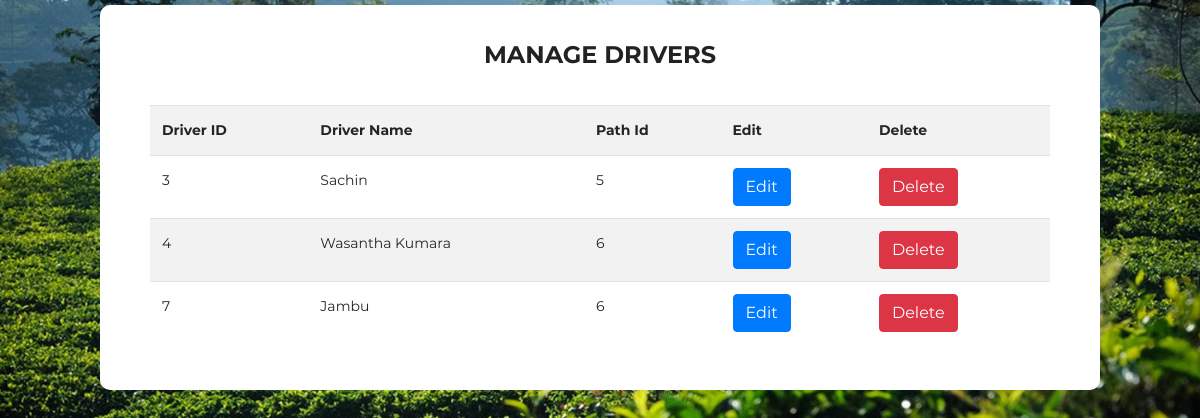
/DashboardCodeIgneter/index.php/driver/viewAllDrivers, run on the app's committed database.
### tables this page shows
CREATE TABLE `driver` (
  `driver_id` int(5) NOT NULL,
  `name` varchar(50) NOT NULL,
  `nic` varchar(12) NOT NULL,
  `username` varchar(15) NOT NULL,
  `password` varchar(256) NOT NULL,
  `license_no` varchar(25) NOT NULL,
  `vehicle_no` varchar(9) NOT NULL,
  `phone` varchar(10) NOT NULL,
  `path_id` int(5) NOT NULL
);

### DashboardCodeIgneter/application/controllers/Driver.php (called while the page is built, shortened)
<?php
class Driver extends CI_controller
{
  function viewAllDrivers()
  {
    $this->load->model('Driver_Model');
    $drivers=$this->Driver_Model->getAllDrivers();
    $data=array();
    $data['drivers']=$drivers;
    $this->load->view('manage_drivers',$data);
  }
}

### DashboardCodeIgneter/index.php (called while the page is built, shortened)
<?php
require_once BASEPATH.'core/CodeIgniter.php';

### DashboardCodeIgneter/application/models/Driver_Model.php (called while the page is built, shortened)
<?php
class Driver_Model extends CI_model
{
	function getAllDrivers()
	{
		return $drivers=$this->db->get('driver')->result_array();
	}
}

### DashboardCodeIgneter/application/views/manage_drivers.php (the view, shortened to what this page needs)
<!DOCTYPE html>
<html lang="en">
<head>
    <link rel="stylesheet" href="<?php echo base_url(); ?>assets/fonts/material-icon/css/material-design-iconic-font.min.css">
    <link class="one" rel="stylesheet" href="https://stackpath.bootstrapcdn.com/bootstrap/4.3.1/css/bootstrap.min.css">
    <link class="second" rel="stylesheet" href="<?php echo base_url(); ?>assets/css/style.css">
</head>
<body>
    <div class="main">
        <section class="signup">
            <div class="container2">
                <div class="table-content">
                <h2 class="form-title">Manage Drivers</h2>
                <div class="row">
                    <div class="col-md-12">
                        <table class="table table-striped">
                            <tr>
                                <th>Driver ID</th>
                                <th>Driver Name</th>
                                <th>Path Id</th>
                                <th>Edit</th>
                                <th>Delete</th>
                            </tr>
                            <div class="overflow-auto">
                            <?php if(!empty($drivers)){foreach ($drivers as $driver){?>
                                <td><?php echo $driver['driver_id']?></td>
                                <td><?php echo $driver['name']?></td>
                                <td><?php echo $driver['path_id']?></td>
                                <td>
                                    <a href="<?php echo base_url().'driver/editDriver/'.$driver['driver_id']?>" class="btn btn-primary">Edit
                                </td>
                                <td> <a href="<?php echo base_url().'driver/deleteDriver/'.$driver['driver_id']?>" class="btn btn-danger">Delete</td>
                            <?php } }else {?>
                            <tr>
                               <td colspan="5">Records not found</td>
                            </tr>
                        <?php } ?>
                            </div>
                        </table>
                </div>
                </div>
            </div>
        </section>
    </div>
</body>
</html>

### DashboardCodeIgneter/assets/css/style.css (style rules this page uses)
h2 { line-height: 1.66; margin: 0; padding: 0; font-weight: 900; color: #222; font-family: 'Montserrat'; font-size: 24px; text-transform: uppercase; text-align: center; margin-bottom: 30px; }
body { font-size: 14px; line-height: 1.8; color: #222; font-weight: 400; font-family: 'Montserrat'; background-image: url("../images/signup-bg.jpg"); background-repeat: no-repeat; background-size: cover; -moz-background-size: cover; -webkit-background-size: cover; -o-background-size: cover; -ms-background-size: cover; padding: 5px; }
.container2 { width:1000px; position: relative; margin: 0 auto; }
.table-content { background: #FFFF; border-radius: 10px; -moz-border-radius: 10px; -webkit-border-radius: 10px; -o-border-radius: 10px; -ms-border-radius: 10px; padding: 30px 50px; }

### data on the page
driver: driver_id "3", name "Sachin", path "5"
driver: driver_id "4", name "Wasantha Kumara", path "6"
driver: driver_id "7", name "Jambu", path "6"
